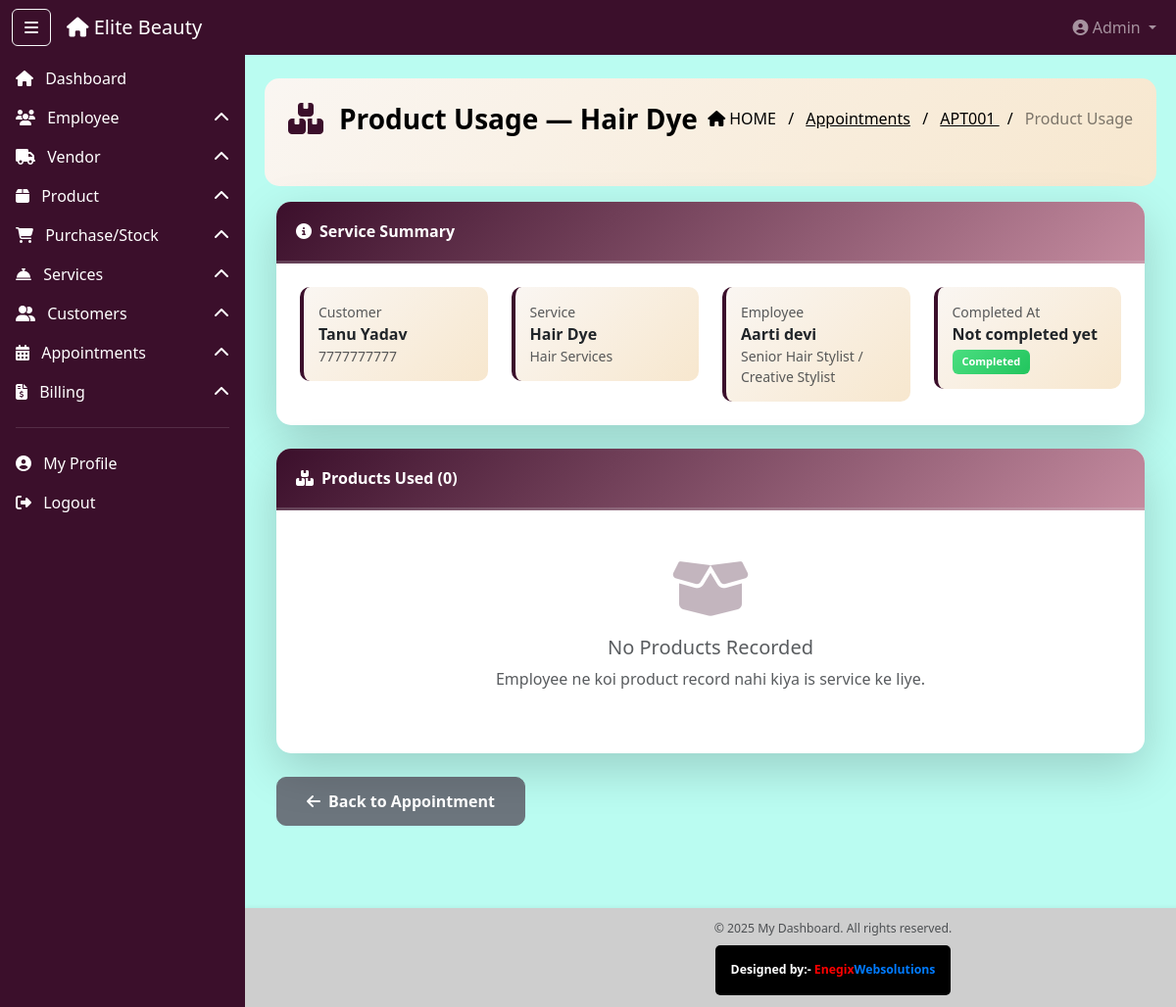
/admin-panel/appointment-service/1/view-products/ (signed in), run on the app's committed database.
### dashboard_app/models.py (models this page shows, shortened)
class AppointmentService(models.Model):
    STATUS_CHOICES = (
        ('pending', 'Pending'),
        ('in_progress', 'In Progress'),
        ('completed', 'Completed'),
    )
    STAGE_CHOICES = (
        ('initial', 'Initial Booking'),
        ('additional', 'Additional Service'),
    )
    appointment = models.ForeignKey(
        Appointment, on_delete=models.CASCADE, related_name='appointment_services'
    )
    service = models.ForeignKey(Service, on_delete=models.CASCADE, related_name='service_appointments')
    employee = models.ForeignKey(Employee, on_delete=models.CASCADE, related_name='assigned_services')
    service_price = models.DecimalField(max_digits=10, decimal_places=2)
    service_status = models.CharField(max_length=15, choices=STATUS_CHOICES, default='pending')
    added_at_stage = models.CharField(max_length=15, choices=STAGE_CHOICES, default='initial')
    is_additional = models.BooleanField(default=False)
    added_at = models.DateTimeField(auto_now_add=True)
    updated_at = models.DateTimeField(auto_now=True)
    service_notes = models.TextField(
        blank=True, null=True,
        help_text="Employee ke observations - kya kiya, kya discuss hua customer se"
    )
    completed_at = models.DateTimeField(null=True, blank=True)
    class Meta:
        ordering = ['added_at']

class Service(models.Model):
    CATEGORY_CHOICES = (
        ('hair_service', 'Hair Services'),
        ('beauty_service', 'Beauty & Skin Care Services'),
        ('makeup_service', 'Makeup Services'),
        ('spa_service', 'Spa & Massage Services'),
        ('nail_service', 'Nail Care Services'),
        ('bridal_service', 'Bridal Packages'),
        ('other', 'Other Services'),
    )
    service_id = models.CharField(max_length=10, unique=True, editable=False)
    service_name = models.CharField(max_length=200)
    category = models.CharField(max_length=20, choices=CATEGORY_CHOICES)
    description = models.TextField()
    duration_minutes = models.IntegerField()
    base_price = models.DecimalField(max_digits=10, decimal_places=2)
    service_image = models.ImageField(upload_to='service_images/', blank=True, null=True)
    display_on_website = models.BooleanField(default=True)
    is_active = models.BooleanField(default=True)
    created_at = models.DateTimeField(auto_now_add=True)
    updated_at = models.DateTimeField(auto_now=True)
    class Meta:
        ordering = ['category', 'service_name']

class Appointment(models.Model):
    BOOKING_TYPE_CHOICES = (
        ('online', 'Online Booking'),
        ('offline', 'Offline (Walk-in)'),
    )
    STATUS_CHOICES = (
        ('pending', 'Pending'),
        ('confirmed', 'Confirmed'),
        ('in_progress', 'In Progress'),
        ('completed', 'Completed'),
        ('cancelled', 'Cancelled'),
    )
    appointment_id = models.CharField(max_length=10, unique=True, editable=False)
    customer = models.ForeignKey(Customer, on_delete=models.CASCADE, related_name='appointments')
    booking_type = models.CharField(max_length=10, choices=BOOKING_TYPE_CHOICES)
    appointment_date = models.DateField()
    appointment_time = models.TimeField()
    status = models.CharField(max_length=15, choices=STATUS_CHOICES, default='pending')
    total_amount = models.DecimalField(max_digits=10, decimal_places=2, default=0)
    advance_paid = models.DecimalField(max_digits=10, decimal_places=2, default=0)
    created_by = models.ForeignKey(
        Employee, on_delete=models.SET_NULL,
        null=True, blank=True, related_name='appointments_created'
    )
    special_notes = models.TextField(blank=True, null=True)
    created_at = models.DateTimeField(auto_now_add=True)
    updated_at = models.DateTimeField(auto_now=True)
    class Meta:
        ordering = ['-appointment_date', '-appointment_time']

class Customer(models.Model):
    GENDER_CHOICES = (
        ('male', 'Male'),
        ('female', 'Female'),
        ('other', 'Other'),
    )
    CUSTOMER_TYPE_CHOICES = (
        ('online', 'Online'),
        ('offline', 'Offline (Walk-in)'),
        ('both', 'Both'),
    )
    customer_id = models.CharField(max_length=10, unique=True, editable=False)
    full_name = models.CharField(max_length=100)
    mobile = models.CharField(max_length=10, unique=True)
    email = models.EmailField(blank=True, null=True)
    gender = models.CharField(max_length=10, choices=GENDER_CHOICES, blank=True, null=True)
    dob = models.DateField(blank=True, null=True)
    address_line = models.TextField(blank=True, null=True)
    city = models.CharField(max_length=50, blank=True, null=True)
    state = models.CharField(max_length=50, blank=True, null=True)
    pincode = models.CharField(max_length=10, blank=True, null=True)
    customer_type = models.CharField(max_length=10, choices=CUSTOMER_TYPE_CHOICES, default='offline')
    profile_pic = models.ImageField(upload_to='customer_profiles/', blank=True, null=True)
    password = models.CharField(max_length=255, blank=True, null=True)
    created_by = models.ForeignKey(
        Employee, on_delete=models.SET_NULL,
        null=True, blank=True, related_name='customers_created'
    )
    is_active = models.BooleanField(default=True)
    registered_on = models.DateTimeField(auto_now_add=True)
    updated_at = models.DateTimeField(auto_now=True)
    class Meta:
        ordering = ['-registered_on']

class Employee(models.Model):
    GENDER_CHOICES = (
        ('male', 'Male'),
        ('female', 'Female'),
        ('other', 'Other'),
    )
    ROLE_CHOICES = (
        ('hair_stylist', 'Hair Stylist'),
        ('senior_stylist', 'Senior Hair Stylist / Creative Stylist'),
        ('hair_colorist', 'Hair Colorist'),
        ('beauty_therapist', 'Beauty Therapist'),
        ('makeup_artist', 'Makeup Artist'),
        ('salon_manager', 'Salon Manager'),
        ('receptionist', 'Front Desk Executive / Receptionist'),
        ('assistant', 'Assistant / Helper'),
    )
    employee_id = models.CharField(max_length=10, unique=True, editable=False)
    full_name = models.CharField(max_length=100)
    email = models.EmailField(unique=True)
    mobile = models.CharField(max_length=10, default="9191919191")
    dob = models.DateField()
    gender = models.CharField(max_length=10, choices=GENDER_CHOICES)
    profile_pic = models.ImageField(upload_to='employee_profiles/', blank=True, null=True)
    username = models.CharField(max_length=50, unique=True)
    password = models.CharField(max_length=255)
    address_line = models.TextField()
    city = models.CharField(max_length=50)
    state = models.CharField(max_length=50)
    pincode = models.CharField(max_length=10)
    emergency_contact_name = models.CharField(max_length=100)
    emergency_contact_number = models.CharField(max_length=15)
    emergency_contact_relation = models.CharField(max_length=50)
    role = models.CharField(max_length=30, choices=ROLE_CHOICES)
    designation = models.CharField(max_length=100)
    base_salary = models.DecimalField(max_digits=10, decimal_places=2, default=0)
    account_number = models.CharField(max_length=20, blank=True, null=True)
    ifsc_code = models.CharField(max_length=11, blank=True, null=True)
    account_holder_name = models.CharField(max_length=100, blank=True, null=True)
    bank_name = models.CharField(max_length=100, blank=True, null=True)
    bank_address = models.TextField(blank=True, null=True)
    is_active = models.BooleanField(default=True)
    is_blocked = models.BooleanField(default=False)
    blocked_by = models.ForeignKey(
        'AdminUser', null=True, blank=True,
        on_delete=models.SET_NULL, related_name="blocked_employees"
    )
    blocked_at = models.DateTimeField(null=True, blank=True)
    created_at = models.DateTimeField(auto_now_add=True)
    updated_at = models.DateTimeField(auto_now=True)

### dashboard_app/views.py (the view, shortened to what this page needs)
    def wrapper(request, *args, **kwargs):
        user_id   = request.session.get('user_id')
        user_type = request.session.get('user_type')
        return view_func(request, *args, **kwargs)

### dashboard_app/templates/appointment/view_product_usage.html (shortened to what this page needs)
{% extends "base2.html" %}
{% load static %}
{% block content %}
<div class="ribbon-header d-flex justify-content-between align-items-center px-4 pb-5 mb-3" style="color: black">
  <div class="d-flex align-items-center">
    <i class="fas fa-boxes me-3 fs-2" style="color: #3b0f2b;"></i>
    <div class="fw-bold fs-3">Product Usage — {{ appointment_service.service.service_name }}</div>
  </div>
  <div class="breadcrumb-text text-end">
    <span class="text-black"><i class="fas fa-home me-1"></i>HOME</span>
    <span class="mx-2 text-black">/</span>
    <a href="{% url 'appointment_list' %}" class="text-black">Appointments</a>
    <span class="mx-2 text-black">/</span>
    <a href="{% url 'view_appointment' appointment_service.appointment.id %}" class="text-black">
      {{ appointment_service.appointment.appointment_id }}
    </a>
    <span class="mx-2 text-black">/</span>
    <span class="text-black-50">Product Usage</span>
  </div>
</div>
<div class="container-fluid mt-2">
  <div class="card shadow-lg mb-4 modern-card">
    <div class="card-header table-title-bar fw-bold text-white">
      <i class="fas fa-info-circle me-2"></i>Service Summary
    </div>
    <div class="card-body p-4">
      <div class="row">
        <div class="col-md-3">
          <div class="summary-box">
            <small class="text-muted d-block">Customer</small>
            <strong>{{ appointment_service.appointment.customer.full_name }}</strong>
            <small class="d-block text-muted">{{ appointment_service.appointment.customer.mobile }}</small>
          </div>
        </div>
        <div class="col-md-3">
          <div class="summary-box">
            <small class="text-muted d-block">Service</small>
            <strong>{{ appointment_service.service.service_name }}</strong>
            <small class="d-block text-muted">{{ appointment_service.service.get_category_display }}</small>
          </div>
        </div>
        <div class="col-md-3">
          <div class="summary-box">
            <small class="text-muted d-block">Employee</small>
            <strong>{{ appointment_service.employee.full_name }}</strong>
            <small class="d-block text-muted">{{ appointment_service.employee.get_role_display }}</small>
          </div>
        </div>
        <div class="col-md-3">
          <div class="summary-box">
            <small class="text-muted d-block">Completed At</small>
            <strong>
              {% if appointment_service.completed_at %}
                {{ appointment_service.completed_at|date:"d M Y, h:i A" }}
              {% else %}
                Not completed yet
              {% endif %}
            </strong>
            <span class="badge-status-{% if appointment_service.service_status == 'completed' %}active{% else %}inactive{% endif %} d-inline-block mt-1">
              {{ appointment_service.get_service_status_display }}
            </span>
          </div>
        </div>
      </div>
    </div>
  </div>
  <div class="card shadow-lg mb-4 modern-card">
    <div class="card-header table-title-bar fw-bold text-white">
      <i class="fas fa-boxes me-2"></i>Products Used ({{ usages.count }})
    </div>
    {% if usages %}
    <div class="card-body p-0">
      <div class="table-responsive">
        <table class="table table-hover mb-0 modern-table">
          <thead class="table-header">
            <tr>
              <th>#</th>
              <th>Product</th>
              <th>Category</th>
              <th>Usage Type</th>
              <th>Qty Used</th>
              <th>Notes</th>
              <th>Recorded By</th>
              <th>Time</th>
            </tr>
          </thead>
          <tbody>
            {% for usage in usages %}
            <tr>
              <td><span class="serial-number">{{ forloop.counter }}</span></td>
              <td>
                <strong>{{ usage.product.product_name }}</strong>
                <small class="d-block text-muted">{{ usage.product.product_id }}</small>
              </td>
              <td>
                <span class="badge-category">{{ usage.product.get_category_display }}</span>
              </td>
              <td>
                {% if usage.usage_type == 'new' %}
                  <span class="badge-new">
                    <i class="fas fa-box-open me-1"></i>New Opened
                    <small class="d-block">Stock deducted</small>
                  </span>
                {% else %}
                  <span class="badge-existing">
                    <i class="fas fa-box me-1"></i>Already Open
                    <small class="d-block">Stock not deducted</small>
                  </span>
                {% endif %}
              </td>
              <td>
                <strong class="text-primary">{{ usage.quantity_used }}</strong>
                <small class="text-muted"> units</small>
              </td>
              <td>
                {% if usage.notes %}
                  <span class="text-muted fst-italic">{{ usage.notes }}</span>
                {% else %}
                  <span class="text-muted">—</span>
                {% endif %}
              </td>
              <td>
                {% if usage.recorded_by %}
                  <strong>{{ usage.recorded_by.full_name }}</strong>
                  <small class="d-block text-muted">{{ usage.recorded_by.employee_id }}</small>
                {% else %}
                  <span class="text-muted">Admin</span>
                {% endif %}
              </td>
              <td>
                <small class="text-muted">{{ usage.recorded_at|date:"d M, h:i A" }}</small>
              </td>
            </tr>
            {% endfor %}
          </tbody>
        </table>
      </div>
    </div>
    <div class="card-footer bg-light p-4">
      <div class="row">
        <div class="col-md-4">
          <div class="stat-box-sm">
            <i class="fas fa-box-open text-warning me-2"></i>
            <strong>New Products Opened:</strong>
            {{ usages|dictsortreversed:"usage_type"|length }}
            <small class="d-block text-muted">
              ({{ usages.count }} total — check new ones for stock deduction)
            </small>
          </div>
        </div>
        <div class="col-md-4">
          <div class="stat-box-sm">
            <i class="fas fa-boxes text-primary me-2"></i>
            <strong>Total Products:</strong> {{ usages.count }}
          </div>
        </div>
        <div class="col-md-4">
          <div class="stat-box-sm">
            <i class="fas fa-rupee-sign text-success me-2"></i>
            <strong>Service Price:</strong> ₹{{ appointment_service.service_price }}
          </div>
        </div>
      </div>
    </div>
    {% else %}
    <div class="card-body p-5 text-center">
      <i class="fas fa-box-open fa-4x mb-3" style="color: #3b0f2b; opacity: 0.3;"></i>
      <h5 class="text-muted">No Products Recorded</h5>
      <p class="text-muted">Employee ne koi product record nahi kiya is service ke liye.</p>
    </div>
    {% endif %}
  </div>
  <div class="d-flex justify-content-start mb-4">
    <a href="{% url 'view_appointment' appointment_service.appointment.id %}" class="btn btn-secondary btn-action-lg">
      <i class="fas fa-arrow-left me-2"></i>Back to Appointment
    </a>
  </div>
</div>
{% endblock %}

### data on the page
AppointmentService: service.service_name "Hair Dye", appointment.appointment_id "APT001", appointment.customer.full_name "Tanu Yadav", appointment.customer.mobile "7777777777", service.category "Hair Services", employee.full_name "Aarti devi", employee.role "Senior Hair Stylist / Creative Stylist", service_status "Completed"

### other printed values
{{ usages.count }} "0"
